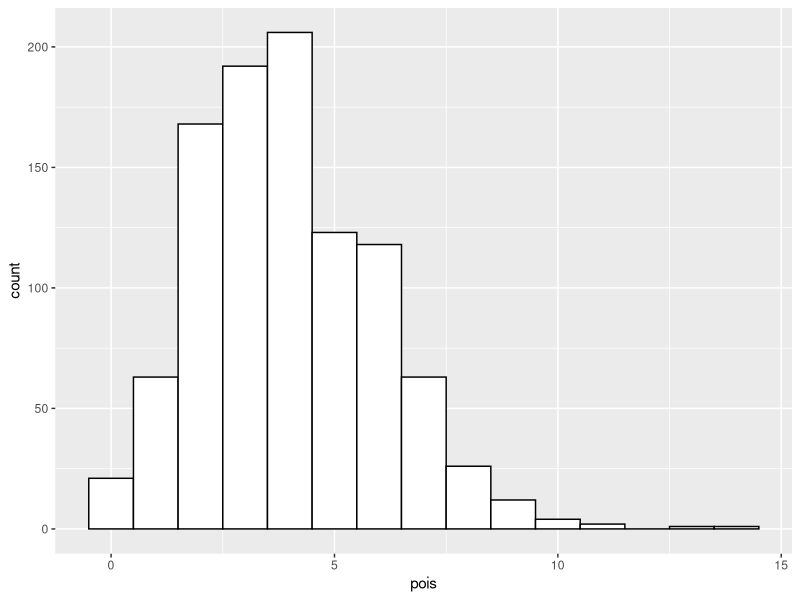
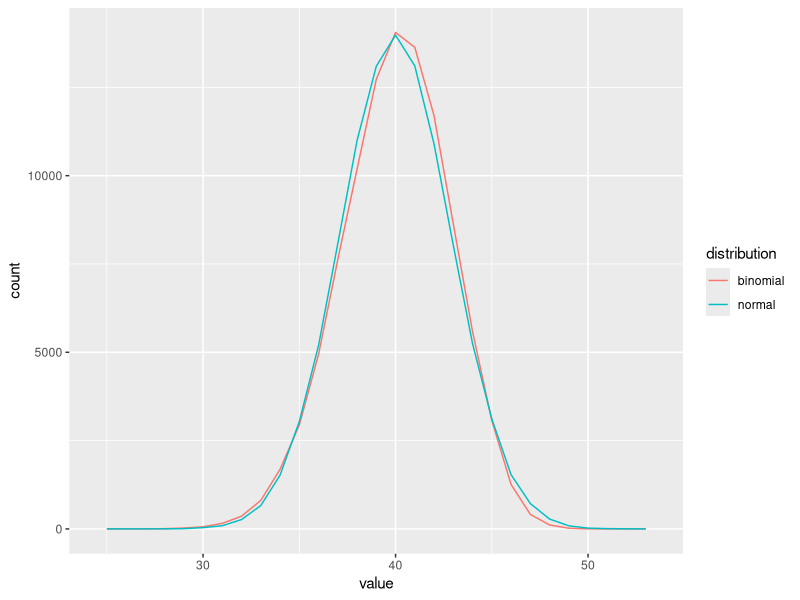
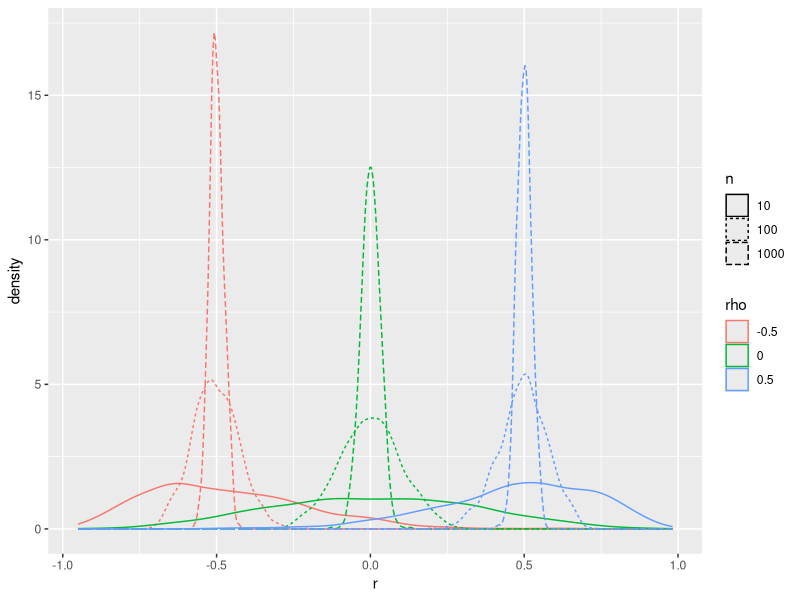

R code for these plots, in order:
## ---- chunk 1
# please do not alter this code chunk
knitr::opts_chunk$set(echo = TRUE, message = FALSE)
library("tidyverse")
library("MASS")
set.seed(1980) # makes sure random numbers are reproducible
## ---- chunk 2
a <- rnorm(50, 0, 1)
## ---- chunk 3
b <- a + rnorm(50, 0.5, 1)
## ---- chunk 4
t <- t.test(a, b, paired = TRUE)

t # prints results of t-test
## ---- chunk 5

sim_t_ind <- function(n, m1, sd1, m2, sd2) {
  v1 <- rnorm(n, m1, sd1)
  v2 <- rnorm(n, m2, sd2)
  t_ind <- t.test(v1, v2, paired = FALSE)
  
  return(t_ind$p.value)
}

my_reps <- replicate(1e4, sim_t_ind(50, 0, 1, 0.3, 1))
alpha <- 0.05
power.sim <- mean(my_reps < alpha)

power.sim # prints the value

## ---- chunk 6
power.analytic <- power.t.test(n = 50, 
                               delta = 0.3, 
                               sig.level = 0.05,
                               type = "two.sample")$power

power.analytic  # prints the value
## ---- chunk 7
sim_t_ind <- function(n1, m1, sd1, n2, m2, sd2, 
                       alternative = "two.sided") {
  v1 <- rnorm(n1, m1, sd1)
  v2 <- rnorm(n2, m2, sd2)
  t_ind <- t.test(v1, v2, 
                  alternative = alternative, 
                  paired = FALSE)

  return(t_ind$p.value)
}

my_reps <- replicate(1e4, sim_t_ind(20, 10, 4, 30, 13, 4.5))
power6 <- mean(my_reps < 0.05)

power6 # prints the value
## ---- chunk 8
my_reps <- replicate(1e4, sim_t_ind(80, 800, 100, 80, 850, 100, "less"))
power7 <- mean(my_reps < 0.005)

power7 # prints the value
## ---- chunk 9
lambda <- 4 # lambda sets the mean of the poisson distribution

pois <- rpois(1000, lambda)

ggplot() +
  geom_histogram(aes(pois), fill="white", color="black", binwidth = 1)
## ---- chunk 10
n <- 1e5  # use a large n to get good estimates of the distributions
trials <- 50
prob <- 0.8
binomial_mean <- trials * prob
binomial_sd <- sqrt(binomial_mean * (1 - prob))

# sample numbers from binomial and normal distributions

norm_bin_comp <- tibble (
  normal = rnorm(n, binomial_mean, binomial_sd),
  binomial = rbinom(n, trials, prob)
) %>%
  gather("distribution", "value", normal:binomial)

# plot the sampled numbers to compare
ggplot(norm_bin_comp, aes(value, color=distribution)) +
  geom_freqpoly(binwidth = 1)
## ---- chunk 11
bvn2 <- function(n = 10, rho = 0, m1 = 0, m2 = 0, sd1 = 1, sd2 = 1) {
  # n = number of random samples
  # rho = population correlation between the two variables
  
  mu <- c(m1, m2) # the means of the samples
  stdevs <- c(sd1, sd2) # the SDs of the samples
  
  # correlation matrix
  cor_mat <- matrix(c(  1, rho, 
                      rho,   1), 2) 
  
  # create the covariance matrix
  sigma <- (stdevs %*% t(stdevs)) * cor_mat
  
  # sample from bivariate normal distribution
  m <- mvrnorm(n, mu, sigma) 
  
  # convert to a tibble to make it easier to deal with in further steps
  colnames(m) <- c("x", "y")
  as_tibble(m) 
}

bvn2() %>% knitr::kable() # prints the table for default arguments
## ---- chunk 12
my_vars <- bvn2(50, 0.45)

cor.test(my_vars$x, my_vars$y)
## ---- chunk 13
# set up all values you want to test
sims <- crossing(
  rep = 1:1000, # how many replications per combination
  n = c(10, 100, 1000),
  rho = c(-0.5, 0, .5)
) %>%
  mutate(r = purrr::map2_dbl(n, rho, function(n, rho) {
                b <- bvn2(n = n, rho = rho)
                cor(b$x, b$y)
              }),
         n = as.factor(n), # factorise for plotting
         rho = as.factor(rho) # factorise for plotting
         )

ggplot(sims, aes(r, color=rho, linetype=n)) + 
  geom_density()

## ---- chunk 14
power.cor.test <- function(reps = 1000, n = 50, rho = 0.5, alpha = 0.05, method = "pearson"){
  power <- tibble(
    data = rerun(reps, bvn2(n, rho))
  ) %>%
    mutate(power = map(data, function(data) {
      cor.test(data$x, data$y, method = method) %>%
        broom::tidy()
    })) %>%
    unnest(power) %>%
    mutate(sig = p.value < alpha)
  
  tibble(
    n = n,
    rho = rho,
    alpha = alpha,
    power = mean(power$sig),
    method = method,
    reps = reps
  )
}

power.cor.test(1000, 30, 0.5, method = "spearman") %>%
  knitr::kable()
